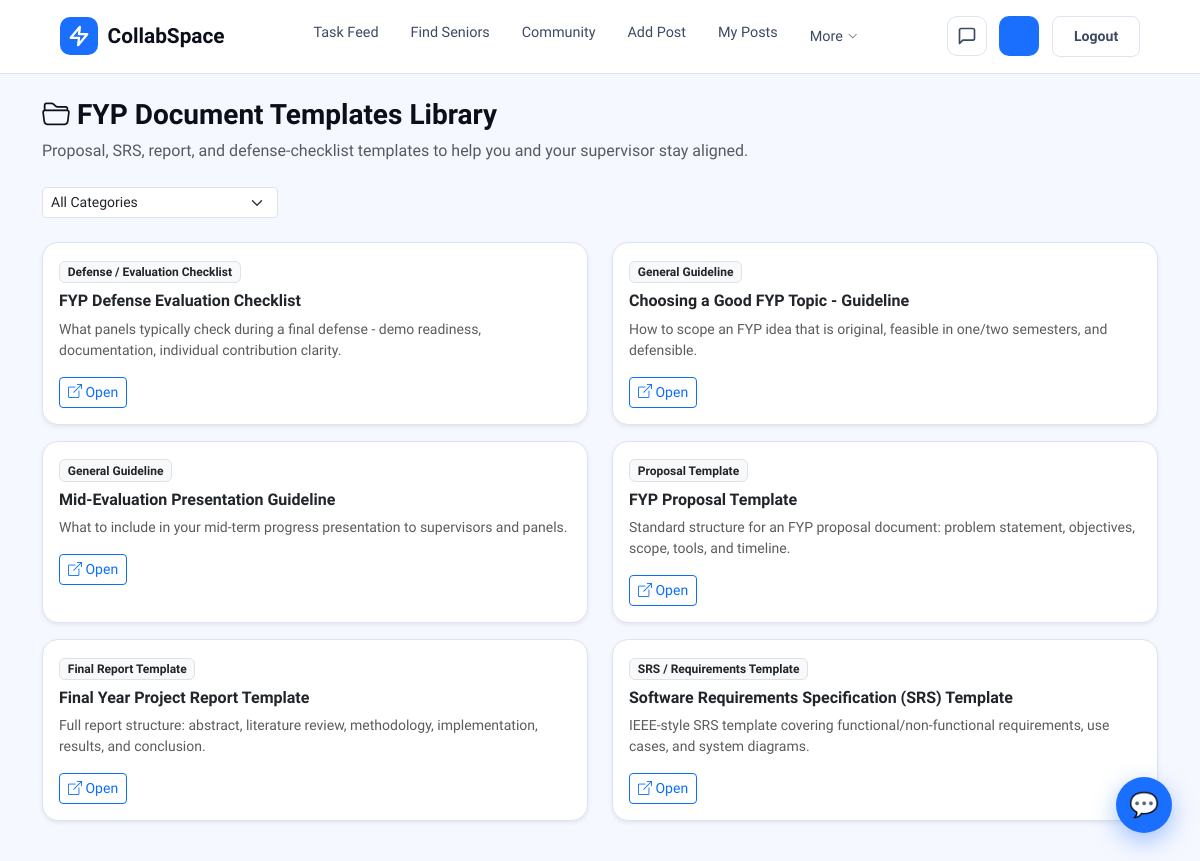
The app's page /resources/ (signed in) with its own data.
### resources/models.py (models this page shows, shortened)
class Resource(models.Model):
    CATEGORY_CHOICES = [
        ('proposal',  'Proposal Template'),
        ('srs',       'SRS / Requirements Template'),
        ('report',    'Final Report Template'),
        ('checklist', 'Defense / Evaluation Checklist'),
        ('guideline', 'General Guideline'),
        ('other',     'Other'),
    ]
    title       = models.CharField(max_length=200)
    category    = models.CharField(max_length=15, choices=CATEGORY_CHOICES)
    description = models.TextField(blank=True)
    file        = models.FileField(upload_to='resources/', blank=True, null=True)
    external_link = models.URLField(blank=True)
    department  = models.CharField(max_length=10, blank=True, help_text='Leave blank to show to all departments')
    created_at  = models.DateTimeField(auto_now_add=True)
    class Meta:
        db_table = 'core_resource'
        ordering = ['category', 'title']

### resources/views.py (the view)
# urls.py: path('resources/', views.resource_library, name='resource_library'),
@login_required
def resource_library(request):
    category = request.GET.get('category', '')
    resources = Resource.objects.all()
    if category:
        resources = resources.filter(category=category)
    profile = getattr(request.user, 'profile', None)
    if profile and profile.department:
        from django.db.models import Q
        resources = resources.filter(Q(department='') | Q(department=profile.department))
    return render(request, 'resources/library.html', {
        'resources': resources,
        'categories': Resource.CATEGORY_CHOICES,
        'active_category': category,
    })

### posts/forms.py (shortened to what this page needs)
class PostForm(forms.ModelForm):
    skills_required = forms.ModelMultipleChoiceField(
        queryset=Skill.objects.all(),
        required=False,
        widget=forms.SelectMultiple(attrs={
            'class': 'form-control select2',
            'data-placeholder': 'Search or type required skills...'
        })
    )
    class Meta:
        model  = Post
        fields = ['title', 'post_type', 'description', 'skills_required', 'deadline']
        widgets = {
            'title':       forms.TextInput(attrs={'class': 'form-control', 'placeholder': 'Project Title'}),
            'post_type':   forms.Select(attrs={'class': 'form-select'}),
            'description': forms.Textarea(attrs={'rows': 3, 'class': 'form-control', 'placeholder': 'Describe your project requirements...'}),
            'deadline':    forms.DateInput(attrs={'type': 'date', 'class': 'form-control'}),
        }
    def __init__(self, *args, **kwargs):
        super().__init__(*args, **kwargs)
        self.fields['skills_required'].queryset = Skill.objects.all().order_by('name')

### accounts/models.py (called while the page is built)
    def __str__(self):
        return self.name

### messaging/context_processors.py (called while the page is built)
def unread_messages(request):
    if request.user.is_authenticated:
        count = Message.objects.filter(
            receiver=request.user, is_read=False
        ).count()
        return {'unread_count': count}
    return {'unread_count': 0}

### pages/context_processors.py (called while the page is built)
def global_forms(request):
    if request.user.is_authenticated:
        return {'global_post_form': PostForm()}
    return {}

### templates/resources/library.html (shortened to what this page needs)
{% extends 'pages/base.html' %}
{% block content %}
<h3 class="fw-bold mb-2"><i class="bi bi-folder2-open"></i> FYP Document Templates Library</h3>
<p class="text-muted mb-4">Proposal, SRS, report, and defense-checklist templates to help you and your supervisor stay aligned.</p>
<form method="GET" class="mb-4">
  <select name="category" class="form-select form-select-sm w-auto" onchange="this.form.submit()">
    <option value="">All Categories</option>
  </select>
</form>
<div class="row">
  {% for resource in resources %}
  <div class="col-md-6 mb-3">
    <div class="card shadow-sm h-100">
      <div class="card-body">
        <span class="badge bg-light text-dark border mb-2">{{ resource.get_category_display }}</span>
        <h6 class="fw-bold">{{ resource.title }}</h6>
        <p class="text-muted small">{{ resource.description }}</p>
        {% if resource.file %}
          <a href="{{ resource.file.url }}" class="btn btn-outline-primary btn-sm" target="_blank"><i class="bi bi-download"></i> Download</a>
        {% elif resource.external_link %}
          <a href="{{ resource.external_link }}" class="btn btn-outline-primary btn-sm" target="_blank"><i class="bi bi-box-arrow-up-right"></i> Open</a>
        {% endif %}
      </div>
    </div>
  </div>
  {% empty %}
  <p class="text-muted">No resources yet. Run <code>python manage.py seed_resources</code> to populate defaults, or add some in the admin panel.</p>
  {% endfor %}
</div>
{% endblock %}

### static/css/base.css (style rules this page uses)
:root { --blue: #1B6FFF; --blue-d: #1050C8; --blue-l: #E8F0FF; --ink: #0B0F1A; --ink2: #3D4A63; --ink3: #7A8699; --white: #FFFFFF; --off: #F6F8FF; --border: #DDE3F0; --accent: #FF5B3B; --green: #12B76A; --sidebar-bg: #0B0F1A; --primary-blue: #1B6FFF; --bg-light: #F6F8FF; --card-shadow: 0 4px 20px rgba(0, 0, 0, 0.05); }
body { font-family: 'Sora', 'Inter', sans-serif; background-color: var(--bg-light); color: var(--ink); margin: 0; padding: 0; }
.card { border: 1px solid var(--border); border-radius: 16px; box-shadow: var(--card-shadow); background-color: #ffffff; }

### records on screen
Resource: category "Defense / Evaluation Checklist", title "FYP Defense Evaluation Checklist", description "What panels typically check during a final defense - demo readiness, documentation, individual contribution clarity."
Resource: category "General Guideline", title "Choosing a Good FYP Topic - Guideline", description "How to scope an FYP idea that is original, feasible in one/two semesters, and defensible."
Resource: category "General Guideline", title "Mid-Evaluation Presentation Guideline", description "What to include in your mid-term progress presentation to supervisors and panels."
Resource: category "Proposal Template", title "FYP Proposal Template", description "Standard structure for an FYP proposal document: problem statement, objectives, scope, tools, and timeline."
Resource: category "Final Report Template", title "Final Year Project Report Template", description "Full report structure: abstract, literature review, methodology, implementation, results, and conclusion."
Resource: category "SRS / Requirements Template", title "Software Requirements Specification (SRS) Template", description "IEEE-style SRS template covering functional/non-functional requirements, use cases, and system diagrams."
